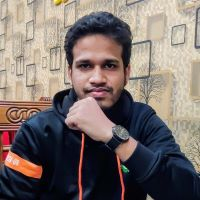
#> input picture sm_pic.jpg, 200 x 200 px, found by its file name
$ python code.py
#> lines starting #> are read from the running program, lines starting #| are printed output that depends on the picture
import cv2
import numpy as np
import matplotlib.pyplot as plt

img = cv2.imread('sm_pic.jpg')
#> img is the input picture: shape (200, 200, 3); mean B, G, R 106.4, 110.4, 121.9
brightness = 50
bright_img = cv2.convertScaleAbs(img, beta=brightness)
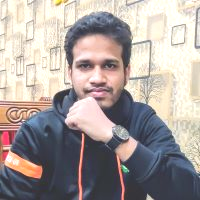
#> bright_img: shape (200, 200, 3); mean B, G, R 156.4, 159.6, 168.7
titles = ['Original Image', 'Brightness Enhanced Image']
images = [img, bright_img]
plt.figure(figsize=(10, 5))
for i in range(2):
    plt.subplot(1, 2, i + 1)
    plt.imshow(cv2.cvtColor(images[i], cv2.COLOR_BGR2RGB))
    plt.title(titles[i])

plt.tight_layout()
plt.show()
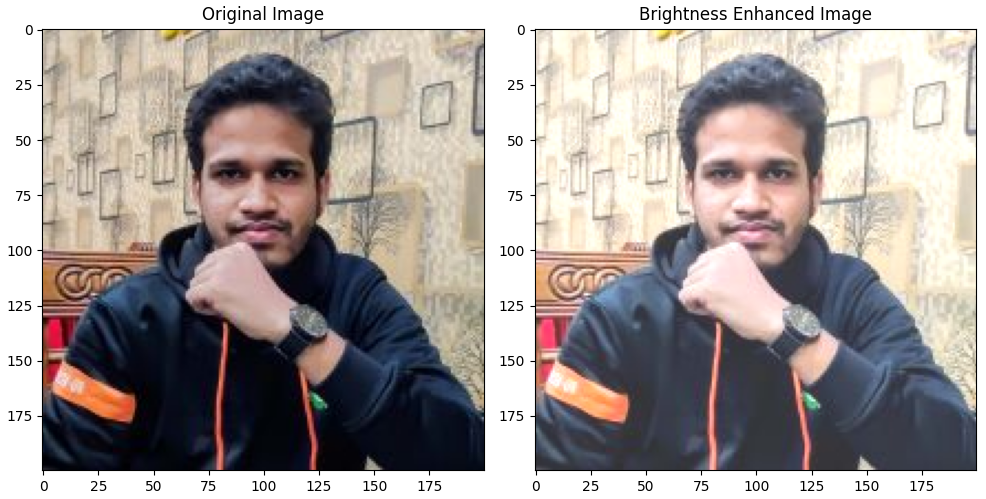
#> figure drawn by matplotlib, 2 panels
